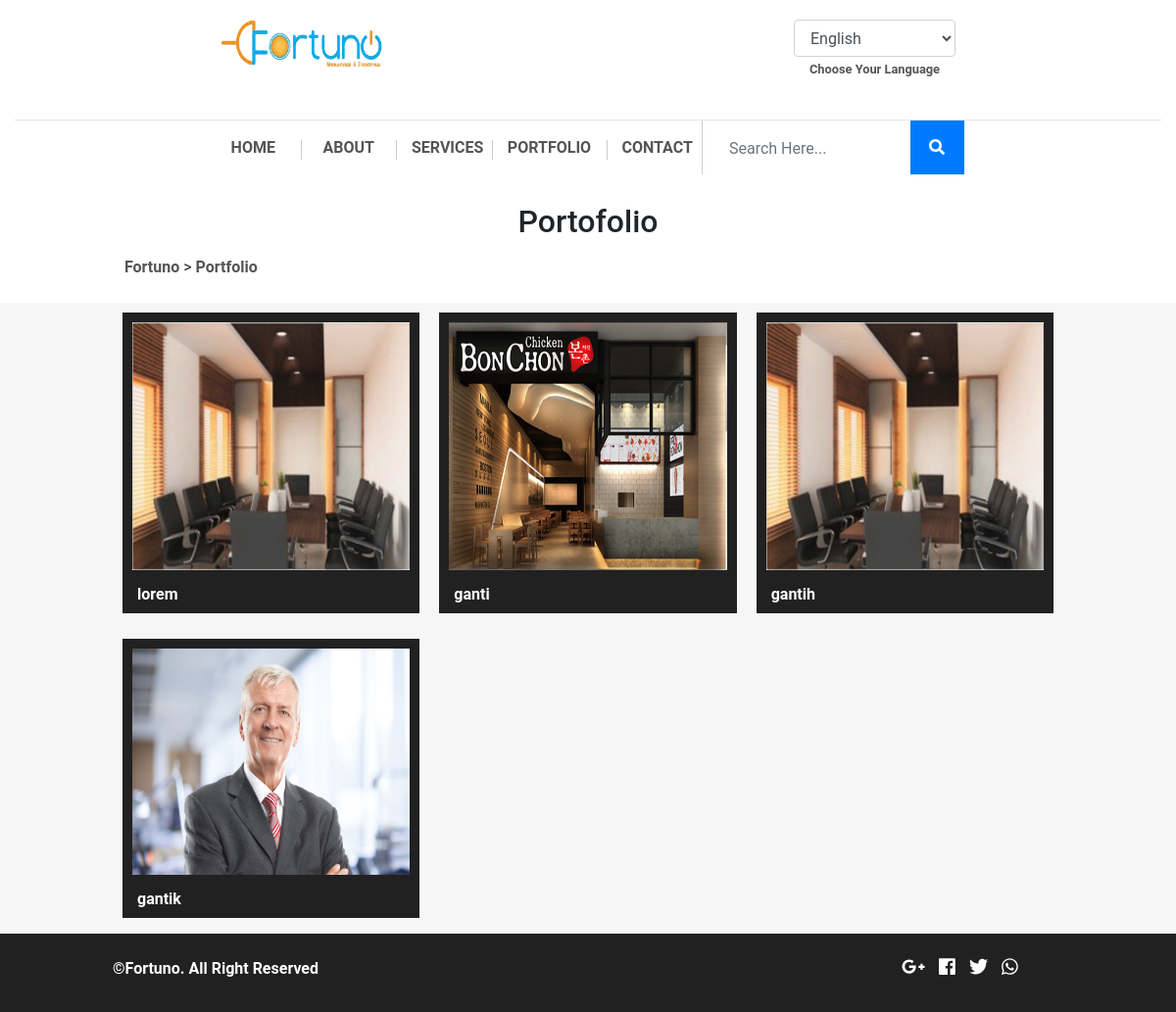
Page /index.php/portfolio on the committed database.
### tables this page shows
CREATE TABLE `fortu_portofolio` (
  `portofolio_id` int(8) NOT NULL,
  `portofolio_name` varchar(255) NOT NULL,
  `portofolio_name_en` varchar(255) NOT NULL,
  `portofolio_desc` text NOT NULL,
  `portofolio_desc_en` text NOT NULL,
  `portofolio_pub` enum('88','99') NOT NULL,
  `portofolio_link` varchar(255) NOT NULL,
  `portofolio_pdf` varchar(255) NOT NULL
);

CREATE TABLE `fortu_image` (
  `image_id` int(11) NOT NULL,
  `parent_id` int(11) NOT NULL,
  `image_parent_name` varchar(255) NOT NULL,
  `image_name` varchar(255) NOT NULL,
  `image_seq` tinyint(4) NOT NULL
);

### application/views/index.php (called while the page is built, shortened)
<?php
$this->load->view('component/top', isset($top) ? $top : 0);
$this->load->view('component/header', isset($header) ? $header : 0);
$this->load->view($content, isset($component) ? $component : 0);

### application/controllers/Portfolio.php (called while the page is built, shortened)
<?php
  class Portfolio extends Frontend_Controller
  {
    function __construct() {
      $this->data['top'] = 'portfolio';
      $this->data['bottom'] = 'portfolio';
      $this->data['header']['portfolio'] = 'portfolio';
    }
    function index() {
      $this->data['portofolio'] = $this->portofolio_model->get_portofolio(array('image_parent_name' => 'portofolio', 'image_seq' => 0));
      $this->data['content'] = 'pages/portfolio';
      $this->load->view('index', $this->data);
    }
  }
 ?>

### index.php (called while the page is built, shortened)
<?php
require_once BASEPATH.'core/CodeIgniter.php';

### application/core/MY_Model.php (called while the page is built, shortened)
<?php
class MY_Model extends CI_Model
{
	protected $_table_name;
	protected $_order_by;
	protected $_order_by_type;
	protected $_primary_filter = 'intval';
	protected $_primary_key;
	public function get($id = NULL, $single = FALSE)
	{
		if ($id != NULL) {
			$filter = $this->_primary_filter;
			$id = $filter($id);
			$this->db->where($this->_primary_key, $id);
			$method = 'row';
		}
		elseif ($single == TRUE) {
			$method = 'row';
		}
		else {
			$method = 'result';
		}
		if ($this->_order_by_type) {
			$this->db->order_by($this->_order_by, $this->_order_by_type);
		}
		else {
			$this->db->order_by($this->_order_by);
		}
		return $this->db->get('{PRE}'.$this->_table_name)->$method();
	}
	public function get_by($where = NULL, $limit = NULL, $offset = NULL, $single = FALSE, $select = NULL)
	{
		if ($where != NULL) {
			$this->db->where($where);
		}
		return $this->get(NULL, $single);
	}
	public function count($where = NULL)
	{
		if ($where) {
			$this->db->where($where);
		}
		$this->db->from('{PRE}'.$this->_table_name);
		return $this->db->count_all_results();
	}
}

### application/models/Portofolio_model.php (called while the page is built, shortened)
<?php
class Portofolio_model extends MY_Model
{
	public function get_portofolio($where = NULL, $limit = NULL, $offset= NULL, $single=FALSE, $select=NULL, $like = NULL, $order = NULL)
	{
		return parent::get_by($where,$limit,$offset,$single,$select);
	}
}

### application/views/pages/portfolio.php (the view, shortened to what this page needs)
<div class="text-center">
  <p class="h2">Portofolio</p>
  <div class="row services-gap text-left">
    <div class="col-md-1"></div>
    <div class="col-md-11">
      <?php $link_nav_jadul =  substr(base_url(), 0, -1); ?>
      &nbsp;&nbsp;&nbsp;<a href="<?=$link_nav_jadul;?>/">Fortuno</a>
      <?php foreach ($this->uri->segments as  $value) {
        ?> > <a href="<?=$link_nav_jadul .= '/'. $value;?>"> <?=ucwords($value);?></a>  <?php
      }  ?>
    </div>
  </div> <br>
</div>
<div class="row gallery-portfolio">
  <div class="col-md-1"></div>
  <div class="col-md-10">
    <?php $count = 0; $j=0; $length_data = count($portofolio)-1; ?>
    <?php foreach ($portofolio as $porto) {
      $porto_name = cekBahasa('portofolio_name');
      if (!$count++) { ?> <div class="row gallery-portfolio-cover"> <?php } ?>
        <div class="col-md-4 img-container">
          <a class="position-relative" href="<?=site_url("portfolio/$porto->portofolio_link")?>">
            <img src="<?=base_url();?>uploads/img/portofolio/<?=$porto->image_name?>" alt="">
            <p class="h6"><strong><?=$porto->$porto_name?></strong></p>
          </a>
        </div>
      <?php if ($count === 3 || $length_data === $j) { $count = 0; ?> </div> <?php }
      $j++;
      }
    ?>
  </div>
  <div class="col-md-1"></div>
</div>

### rows in the picture
fortu_portofolio: fortu_image.image_name (picture), porto_name "lorem"
fortu_portofolio: fortu_image.image_name (picture), porto_name "ganti"
fortu_portofolio: fortu_image.image_name (picture), porto_name "gantih"
fortu_portofolio: fortu_image.image_name (picture), porto_name "gantik"

### other values in the picture
$value "Portfolio"
